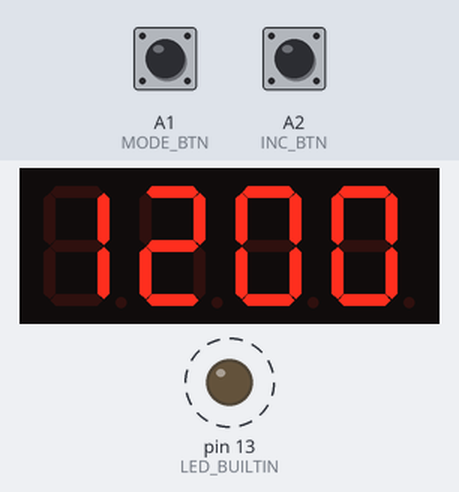
Bench run of a sketch on a simulated Arduino Uno, built with avr-gcc and run on an emulated ATmega328P. On the bench: 4-digit seven-segment display, output pins drawn as LEDs (lit = HIGH). Wiring (inferred from the names in the program): 4-digit 7-segment display, segments lit when HIGH: segments pin 2, pin 3, pin 4, pin 5, pin 6, pin 7, pin 9; digit selects pin 10, pin 11, pin 12, A0. Dashed ring = blinking. The test bench sets the inputs (shaded band); at power-on: A1 (MODE_BTN) HIGH, A2 (INC_BTN) HIGH. The segment pins are drawn as the display they are named for; pins used as bus, display or sensor lines are not drawn.

Above: at 1.2 s.
1.3 s: A1 (MODE_BTN) pulled LOW for 0.15 s
At 1.7 s:
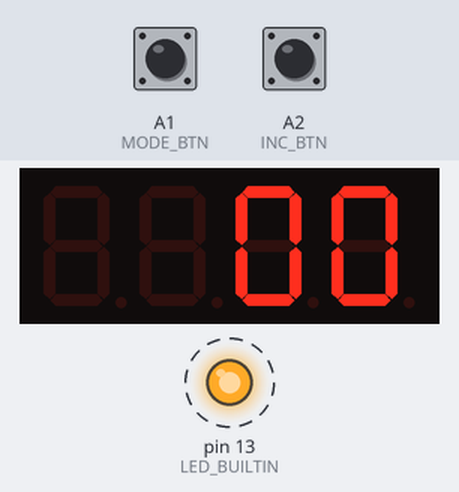
2.0 s: A2 (INC_BTN) pulled LOW for 0.15 s
At 2.63 s:
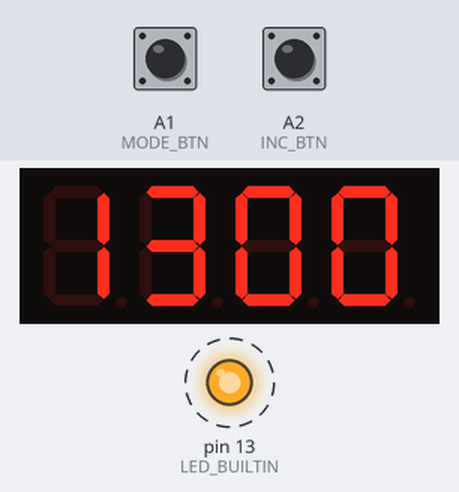
2.7 s: A1 (MODE_BTN) pulled LOW for 1 s
At 2.9 s:
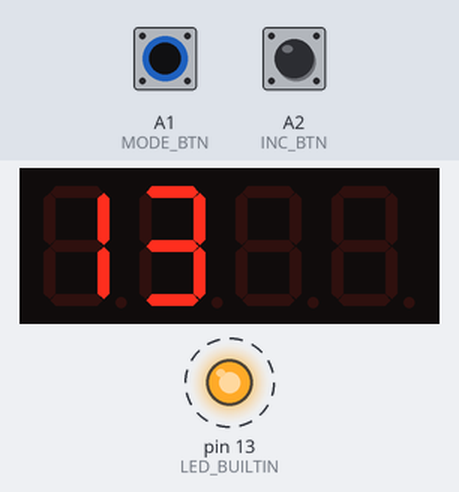
4.3 s: A2 (INC_BTN) pulled LOW for 1 s
At 5.64 s:
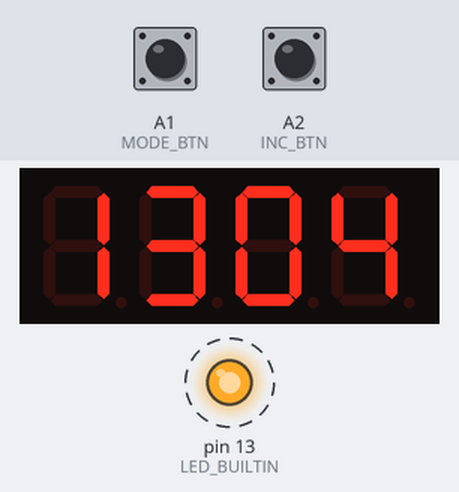
Timing chart, 0 to 6.9 s (numbered marks = the images above; inputs shaded):
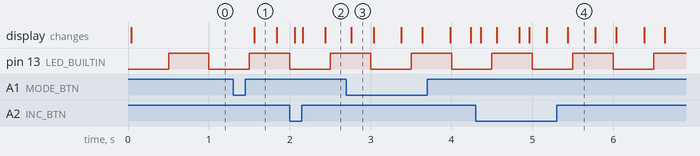

The sketch:

clock_main.ino
```cpp
// int segs[] = {2,3,4,5,6,7,9};
// int d1 = 10;
// int d2 = 11;

// //clock logic
// unsigned long lastTick = 0;
// int hours = 12;
// int minutes = 0;
// int seconds = 0;


// byte digits[10][7] = {
//   {1,1,1,1,1,1,0}, // 0
//   {0,1,1,0,0,0,0}, // 1
//   {1,1,0,1,1,0,1}, // 2
//   {1,1,1,1,0,0,1}, // 3
//   {0,1,1,0,0,1,1}, // 4
//   {1,0,1,1,0,1,1}, // 5
//   {1,0,1,1,1,1,1}, // 6
//   {1,1,1,0,0,0,0}, // 7
//   {1,1,1,1,1,1,1}, // 8
//   {1,1,1,1,0,1,1}  // 9
// };

// //clock function
// void updateClock() {
//   if (millis() - lastTick >= 1000) {
//     lastTick = millis();
//     seconds++;

//     if (seconds >= 60) {
//       seconds = 0;
//       minutes++;
//     }

//     if (minutes >= 60) {
//       minutes = 0;
//       hours++;
//     }

//     if (hours >= 24) {
//       hours = 0;
//     }
//   }
// }


// void showDigit(int num) {
//   for (int i = 0; i < 7; i++) {
//     digitalWrite(segs[i], digits[num][i]);
//   }
// }

// void setup() {
//   for (int i = 0; i < 7; i++) pinMode(segs[i], OUTPUT);
//   pinMode(d1, OUTPUT);
//   pinMode(d2, OUTPUT);
//   pinMode(LED_BUILTIN, OUTPUT);
//   Serial.begin(9600);

// }

// void loop() {

//   // Blink LED simply
//   digitalWrite(LED_BUILTIN, HIGH);


//   updateClock();

//   int d1val = hours / 10;
//   int d2val = hours % 10;

//  for (int i = 0; i < 50; i++) {
//     digitalWrite(d2, LOW);
//     digitalWrite(d1, HIGH);
//     showDigit(d1val);
//     delay(3);

//     digitalWrite(d1, LOW);
//     digitalWrite(d2, HIGH);
//     showDigit(d2val);
//     delay(3);
//   }
//   digitalWrite(LED_BUILTIN, LOW);
//   Serial.println("LED off");

// }


//code for hour common cathode working

// int segs[] = {2,3,4,5,6,7,9};
// int d1 = 10;
// int d2 = 11;

// // ---- Clock ----
// unsigned long lastTick = 0;
// int hours = 12;
// int minutes = 0;
// int seconds = 0;

// // ---- Display multiplex ----
// unsigned long lastMux = 0;
// bool muxState = false;

// // ---- Heartbeat LED ----
// unsigned long lastBeat = 0;
// bool beatState = false;

// // ---- Digit map (common cathode, active HIGH) ----
// byte digits[10][7] = {
//   {1,1,1,1,1,1,0}, // 0
//   {0,1,1,0,0,0,0}, // 1
//   {1,1,0,1,1,0,1}, // 2
//   {1,1,1,1,0,0,1}, // 3
//   {0,1,1,0,0,1,1}, // 4
//   {1,0,1,1,0,1,1}, // 5
//   {1,0,1,1,1,1,1}, // 6
//   {1,1,1,0,0,0,0}, // 7
//   {1,1,1,1,1,1,1}, // 8
//   {1,1,1,1,0,1,1}  // 9
// };

// // ---- Clock update ----
// void updateClock() {
//   if (millis() - lastTick >= 1000) {
//     lastTick += 1000;
//     seconds++;

//     if (seconds >= 60) { seconds = 0; minutes++; }
//     if (minutes >= 60) { minutes = 0; hours++; }
//     if (hours >= 24)   { hours = 0; }
//   }
// }

// // ---- Segment output ----
// void showDigit(int num) {
//   for (int i = 0; i < 7; i++) {
//     digitalWrite(segs[i], digits[num][i]);
//   }
// }

// // ---- Non-blocking multiplex ----
// void refreshDisplay(int left, int right) {
//   if (micros() - lastMux >= 3000) {   // 3 ms per digit
//     lastMux = micros();

//     if (muxState) {
//       digitalWrite(d2, LOW);
//       digitalWrite(d1, HIGH);
//       showDigit(left);
//     } else {
//       digitalWrite(d1, LOW);
//       digitalWrite(d2, HIGH);
//       showDigit(right);
//     }

//     muxState = !muxState;
//   }
// }

// // ---- Heartbeat LED (1 Hz) ----
// void heartbeat() {
//   if (millis() - lastBeat >= 500) {
//     lastBeat = millis();
//     beatState = !beatState;
//     digitalWrite(LED_BUILTIN, beatState);
//   }
// }

// void setup() {
//   for (int i = 0; i < 7; i++) pinMode(segs[i], OUTPUT);
//   pinMode(d1, OUTPUT);
//   pinMode(d2, OUTPUT);
//   pinMode(LED_BUILTIN, OUTPUT);
// }

// void loop() {
//   updateClock();
//   heartbeat();

//   int left  = hours / 10;
//   int right = hours % 10;

//   refreshDisplay(left, right);
// }


// int segs[] = {2,3,4,5,6,7,9};

// // ---- Digit enable pins ----
// int d1 = 10;   // Hour tens
// int d2 = 11;   // Hour ones
// int d3 = 12;   // Minute tens
// int d4 = A0;   // Minute ones

// // ---- Clock ----
// unsigned long lastTick = 0;
// int hours = 12;
// int minutes = 0;
// int seconds = 0;

// // ---- Display multiplex ----
// unsigned long lastMux = 0;
// int muxIndex = 0;

// // ---- Heartbeat LED ----
// unsigned long lastBeat = 0;
// bool beatState = false;

// // ---- Digit map (common cathode, active HIGH) ----
// byte digits[10][7] = {
//   {1,1,1,1,1,1,0}, // 0
//   {0,1,1,0,0,0,0}, // 1
//   {1,1,0,1,1,0,1}, // 2
//   {1,1,1,1,0,0,1}, // 3
//   {0,1,1,0,0,1,1}, // 4
//   {1,0,1,1,0,1,1}, // 5
//   {1,0,1,1,1,1,1}, // 6
//   {1,1,1,0,0,0,0}, // 7
//   {1,1,1,1,1,1,1}, // 8
//   {1,1,1,1,0,1,1}  // 9
// };

// // ---- Clock update ----
// void updateClock() {
//   if (millis() - lastTick >= 1000) {
//     lastTick += 1000;
//     seconds++;

//     if (seconds >= 60) { seconds = 0; minutes++; }
//     if (minutes >= 60) { minutes = 0; hours++; }
//     if (hours >= 24)   { hours = 0; }
//   }
// }

// // ---- Segment output ----
// void showDigit(int num) {
//   for (int i = 0; i < 7; i++) {
//     digitalWrite(segs[i], digits[num][i]);
//   }
// }

// // ---- 4-digit multiplex ----
// void refreshDisplay() {
//   if (micros() - lastMux >= 2500) {   // ~400 Hz total refresh
//     lastMux = micros();

//     // Turn all digits OFF first
//     digitalWrite(d1, LOW);
//     digitalWrite(d2, LOW);
//     digitalWrite(d3, LOW);
//     digitalWrite(d4, LOW);

//     int hT = hours / 10;
//     int hO = hours % 10;
//     int mT = minutes / 10;
//     int mO = minutes % 10;

//     switch (muxIndex) {
//       case 0:
//         showDigit(hT);
//         digitalWrite(d1, HIGH);
//         break;
//       case 1:
//         showDigit(hO);
//         digitalWrite(d2, HIGH);
//         break;
//       case 2:
//         showDigit(mT);
//         digitalWrite(d3, HIGH);
//         break;
//       case 3:
//         showDigit(mO);
//         digitalWrite(d4, HIGH);
//         break;
//     }

//     muxIndex++;
//     if (muxIndex > 3) muxIndex = 0;
//   }
// }

// // ---- Heartbeat LED (1 Hz) ----
// void heartbeat() {
//   if (millis() - lastBeat >= 500) {
//     lastBeat = millis();
//     beatState = !beatState;
//     digitalWrite(LED_BUILTIN, beatState);
//   }
// }

// void setup() {
//   for (int i = 0; i < 7; i++) pinMode(segs[i], OUTPUT);

//   pinMode(d1, OUTPUT);
//   pinMode(d2, OUTPUT);
//   pinMode(d3, OUTPUT);
//   pinMode(d4, OUTPUT);

//   pinMode(LED_BUILTIN, OUTPUT);
// }

// void loop() {
//   updateClock();
//   heartbeat();
//   refreshDisplay();
// }
// code with timer interrupt for better accuracy
// int segs[] = {2,3,4,5,6,7,9};

// // ---- Digit enable pins ----
// int d1 = 10;   // Hour tens
// int d2 = 11;   // Hour ones
// int d3 = 12;   // Minute tens
// int d4 = A0;   // Minute ones

// // ---- Clock time ----
// volatile int seconds = 0;
// volatile int minutes = 0;
// volatile int hours   = 12;

// // ---- Multiplex ----
// unsigned long lastMux = 0;
// int muxIndex = 0;

// // ---- Heartbeat LED ----
// unsigned long lastBeat = 0;
// bool beatState = false;

// // ---- Digit map (common cathode) ----
// byte digits[10][7] = {
//   {1,1,1,1,1,1,0}, // 0
//   {0,1,1,0,0,0,0}, // 1
//   {1,1,0,1,1,0,1}, // 2
//   {1,1,1,1,0,0,1}, // 3
//   {0,1,1,0,0,1,1}, // 4
//   {1,0,1,1,0,1,1}, // 5
//   {1,0,1,1,1,1,1}, // 6
//   {1,1,1,0,0,0,0}, // 7
//   {1,1,1,1,1,1,1}, // 8
//   {1,1,1,1,0,1,1}  // 9
// };

// // ---- Timer1 Interrupt (1 second) ----
// ISR(TIMER1_COMPA_vect) {
//   seconds++;

//   if (seconds >= 60) {
//     seconds = 0;
//     minutes++;
//   }
//   if (minutes >= 60) {
//     minutes = 0;
//     hours++;
//   }
//   if (hours >= 24) {
//     hours = 0;
//   }
// }

// // ---- Segment output ----
// void showDigit(int num) {
//   for (int i = 0; i < 7; i++) {
//     digitalWrite(segs[i], digits[num][i]);
//   }
// }

// // ---- 4-digit multiplex ----
// void refreshDisplay() {
//   if (micros() - lastMux >= 2500) {
//     lastMux = micros();

//     digitalWrite(d1, LOW);
//     digitalWrite(d2, LOW);
//     digitalWrite(d3, LOW);
//     digitalWrite(d4, LOW);

//     int hT = hours / 10;
//     int hO = hours % 10;
//     int mT = minutes / 10;
//     int mO = minutes % 10;

//     switch (muxIndex) {
//       case 0: showDigit(hT); digitalWrite(d1, HIGH); break;
//       case 1: showDigit(hO); digitalWrite(d2, HIGH); break;
//       case 2: showDigit(mT); digitalWrite(d3, HIGH); break;
//       case 3: showDigit(mO); digitalWrite(d4, HIGH); break;
//     }

//     muxIndex++;
//     if (muxIndex > 3) muxIndex = 0;
//   }
// }

// // ---- Heartbeat LED ----
// void heartbeat() {
//   if (millis() - lastBeat >= 500) {
//     lastBeat = millis();
//     beatState = !beatState;
//     digitalWrite(LED_BUILTIN, beatState);
//   }
// }

// // ---- Timer1 setup ----
// void setupTimer1() {
//   cli();                // Disable interrupts
//   TCCR1A = 0;
//   TCCR1B = 0;
//   TCNT1  = 0;

//   // 16 MHz / 1024 = 15625 counts per second
//   OCR1A = 15624;

//   TCCR1B |= (1 << WGM12);              // CTC mode
//   TCCR1B |= (1 << CS12) | (1 << CS10); // Prescaler 1024
//   TIMSK1 |= (1 << OCIE1A);             // Enable compare interrupt
//   sei();                // Enable interrupts
// }

// void setup() {
//   for (int i = 0; i < 7; i++) pinMode(segs[i], OUTPUT);

//   pinMode(d1, OUTPUT);
//   pinMode(d2, OUTPUT);
//   pinMode(d3, OUTPUT);
//   pinMode(d4, OUTPUT);

//   pinMode(LED_BUILTIN, OUTPUT);

//   setupTimer1();
// }

// void loop() {
//   refreshDisplay();
//   heartbeat();
// }


//code wiithout interrupt thing but with controlling buttons
int segs[] = {2,3,4,5,6,7,9};

// ---- Digit enable pins ----
int d1 = 10;   // Hour tens
int d2 = 11;   // Hour ones
int d3 = 12;   // Minute tens
int d4 = A0;   // Minute ones

// ---- Buttons ----
#define MODE_BTN A1
#define INC_BTN  A2

// ---- Clock ----
unsigned long lastTick = 0;
int hours = 12;
int minutes = 0;
int seconds = 0;

// ---- Modes ----
int mode = 0;
// 0 = normal run
// 1 = set hour
// 2 = set minute

// ---- Debounce ----
unsigned long lastModePress = 0;
unsigned long lastIncPress  = 0;

// ---- Display multiplex ----
unsigned long lastMux = 0;
int muxIndex = 0;

// ---- Heartbeat LED ----
unsigned long lastBeat = 0;
bool beatState = false;

// ---- Digit map (common cathode) ----
byte digits[10][7] = {
  {1,1,1,1,1,1,0}, // 0
  {0,1,1,0,0,0,0}, // 1
  {1,1,0,1,1,0,1}, // 2
  {1,1,1,1,0,0,1}, // 3
  {0,1,1,0,0,1,1}, // 4
  {1,0,1,1,0,1,1}, // 5
  {1,0,1,1,1,1,1}, // 6
  {1,1,1,0,0,0,0}, // 7
  {1,1,1,1,1,1,1}, // 8
  {1,1,1,1,0,1,1}  // 9
};

// ---- Clock update (paused in set mode) ----
void updateClock() {
  if (mode != 0) return;

  if (millis() - lastTick >= 1000) {
    lastTick += 1000;
    seconds++;

    if (seconds >= 60) { seconds = 0; minutes++; }
    if (minutes >= 60) { minutes = 0; hours++; }
    if (hours >= 24)   { hours = 0; }
  }
}

// ---- Buttons ----
void readButtons() {

  if (digitalRead(MODE_BTN) == LOW && millis() - lastModePress > 300) {
    lastModePress = millis();
    mode++;
    if (mode > 2) mode = 0;
  }

  if (digitalRead(INC_BTN) == LOW && millis() - lastIncPress > 300) {
    lastIncPress = millis();

    if (mode == 1) {            // set hour
      hours++;
      if (hours >= 24) hours = 0;
    }

    if (mode == 2) {            // set minute
      minutes++;
      if (minutes >= 60) minutes = 0;
    }
  }
}

// ---- Segment output ----
void showDigit(int num) {
  for (int i = 0; i < 7; i++) {
    digitalWrite(segs[i], digits[num][i]);
  }
}

// ---- 4-digit multiplex with blink feedback ----
void refreshDisplay() {
  if (micros() - lastMux >= 2500) {
    lastMux = micros();

    digitalWrite(d1, LOW);
    digitalWrite(d2, LOW);
    digitalWrite(d3, LOW);
    digitalWrite(d4, LOW);

    int hT = hours / 10;
    int hO = hours % 10;
    int mT = minutes / 10;
    int mO = minutes % 10;

    bool blinkOff = (millis() / 300) % 2;

    switch (muxIndex) {
      case 0:
        if (!(mode == 1 && blinkOff)) {
          showDigit(hT);
          digitalWrite(d1, HIGH);
        }
        break;

      case 1:
        if (!(mode == 1 && blinkOff)) {
          showDigit(hO);
          digitalWrite(d2, HIGH);
        }
        break;

      case 2:
        if (!(mode == 2 && blinkOff)) {
          showDigit(mT);
          digitalWrite(d3, HIGH);
        }
        break;

      case 3:
        if (!(mode == 2 && blinkOff)) {
          showDigit(mO);
          digitalWrite(d4, HIGH);
        }
        break;
    }

    muxIndex++;
    if (muxIndex > 3) muxIndex = 0;
  }
}

// ---- Heartbeat LED ----
void heartbeat() {
  if (millis() - lastBeat >= 500) {
    lastBeat = millis();
    beatState = !beatState;
    digitalWrite(LED_BUILTIN, beatState);
  }
}

void setup() {
  for (int i = 0; i < 7; i++) pinMode(segs[i], OUTPUT);

  pinMode(d1, OUTPUT);
  pinMode(d2, OUTPUT);
  pinMode(d3, OUTPUT);
  pinMode(d4, OUTPUT);

  pinMode(MODE_BTN, INPUT_PULLUP);
  pinMode(INC_BTN, INPUT_PULLUP);

  pinMode(LED_BUILTIN, OUTPUT);
}

void loop() {
  updateClock();
  readButtons();
  heartbeat();
  refreshDisplay();
}
```

Measured:
- after the input at 1.3 s, the display: changes after 0.26 s (image 1)
- after the input at 2.0 s, the display: changes after 0.06 s (image 2)
- after the input at 2.7 s, the display: changes after 0.06 s (image 3)
- after the input at 4.3 s, the display: first changes after 0.06 s (image 4 shows a later state)
- by itself, pin 13 (LED_BUILTIN): alternates HIGH for 0.50 s and LOW for 0.50 s
